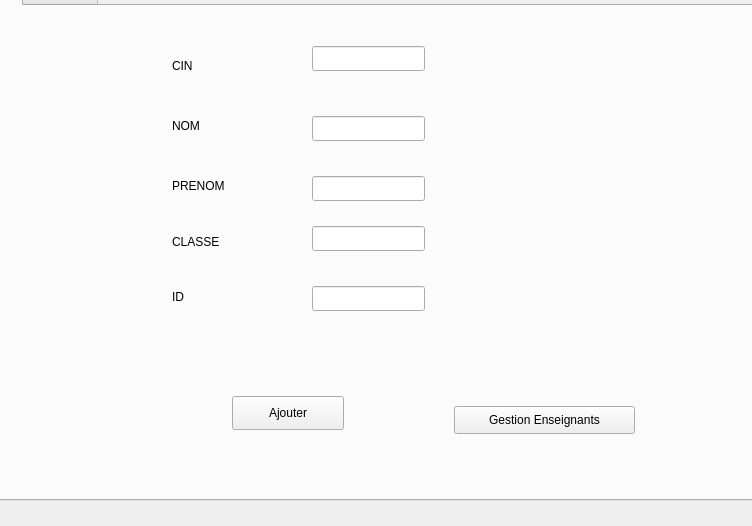
<?xml version="1.0" encoding="UTF-8"?>
<ui version="4.0">
 <class>gestion_fournisseur</class>
 <widget class="QWidget" name="gestion_fournisseur">
  <property name="geometry">
   <rect>
    <x>0</x>
    <y>0</y>
    <width>752</width>
    <height>526</height>
   </rect>
  </property>
  <property name="windowTitle">
   <string>Form</string>
  </property>
  <widget class="QTabWidget" name="Gestion_Fournisseur">
   <property name="geometry">
    <rect>
     <x>-40</x>
     <y>-20</y>
     <width>1031</width>
     <height>521</height>
    </rect>
   </property>
   <property name="toolTip">
    <string>&lt;html&gt;&lt;head/&gt;&lt;body&gt;&lt;p&gt;Consulter&lt;/p&gt;&lt;/body&gt;&lt;/html&gt;</string>
   </property>
   <property name="currentIndex">
    <number>0</number>
   </property>
   <widget class="QWidget" name="Ajout">
    <attribute name="title">
     <string>Ajouter</string>
    </attribute>
    <widget class="QLabel" name="label">
     <property name="geometry">
      <rect>
       <x>210</x>
       <y>50</y>
       <width>69</width>
       <height>20</height>
      </rect>
     </property>
     <property name="text">
      <string>CIN</string>
     </property>
    </widget>
    <widget class="QLabel" name="label_2">
     <property name="geometry">
      <rect>
       <x>210</x>
       <y>110</y>
       <width>69</width>
       <height>20</height>
      </rect>
     </property>
     <property name="text">
      <string>NOM</string>
     </property>
    </widget>
    <widget class="QLabel" name="label_3">
     <property name="geometry">
      <rect>
       <x>210</x>
       <y>170</y>
       <width>69</width>
       <height>20</height>
      </rect>
     </property>
     <property name="text">
      <string>PRENOM</string>
     </property>
    </widget>
    <widget class="QLabel" name="label_4">
     <property name="geometry">
      <rect>
       <x>210</x>
       <y>220</y>
       <width>71</width>
       <height>31</height>
      </rect>
     </property>
     <property name="text">
      <string>CLASSE</string>
     </property>
    </widget>
    <widget class="QLabel" name="label_5">
     <property name="geometry">
      <rect>
       <x>210</x>
       <y>280</y>
       <width>91</width>
       <height>21</height>
      </rect>
     </property>
     <property name="text">
      <string>ID</string>
     </property>
    </widget>
    <widget class="QLineEdit" name="lineEdit_CIN">
     <property name="geometry">
      <rect>
       <x>350</x>
       <y>40</y>
       <width>113</width>
       <height>25</height>
      </rect>
     </property>
    </widget>
    <widget class="QLineEdit" name="lineEdit_NOM">
     <property name="geometry">
      <rect>
       <x>350</x>
       <y>110</y>
       <width>113</width>
       <height>25</height>
      </rect>
     </property>
    </widget>
    <widget class="QLineEdit" name="lineEdit_PRENOM">
     <property name="geometry">
      <rect>
       <x>350</x>
       <y>170</y>
       <width>113</width>
       <height>25</height>
      </rect>
     </property>
    </widget>
    <widget class="QLineEdit" name="lineEdit_ADRESSE">
     <property name="geometry">
      <rect>
       <x>350</x>
       <y>220</y>
       <width>113</width>
       <height>25</height>
      </rect>
     </property>
    </widget>
    <widget class="QLineEdit" name="lineEdit_MARCHANDISE">
     <property name="geometry">
      <rect>
       <x>350</x>
       <y>280</y>
       <width>113</width>
       <height>25</height>
      </rect>
     </property>
    </widget>
    <widget class="QPushButton" name="Ajouter">
     <property name="geometry">
      <rect>
       <x>270</x>
       <y>390</y>
       <width>112</width>
       <height>34</height>
      </rect>
     </property>
     <property name="text">
      <string>Ajouter</string>
     </property>
    </widget>
    <widget class="QPushButton" name="pushButton">
     <property name="geometry">
      <rect>
       <x>492</x>
       <y>400</y>
       <width>181</width>
       <height>28</height>
      </rect>
     </property>
     <property name="text">
      <string>Gestion Enseignants</string>
     </property>
    </widget>
   </widget>
   <widget class="QWidget" name="Consulter">
    <attribute name="title">
     <string>Consulter</string>
    </attribute>
    <widget class="QLineEdit" name="lineEdit_CIN_2">
     <property name="geometry">
      <rect>
       <x>600</x>
       <y>20</y>
       <width>113</width>
       <height>25</height>
      </rect>
     </property>
     <property name="maxLength">
      <number>18</number>
     </property>
    </widget>
    <widget class="QLineEdit" name="lineEdit_PRENOM_2">
     <property name="geometry">
      <rect>
       <x>600</x>
       <y>150</y>
       <width>113</width>
       <height>25</height>
      </rect>
     </property>
    </widget>
    <widget class="QLabel" name="label_6">
     <property name="geometry">
      <rect>
       <x>490</x>
       <y>29</y>
       <width>71</width>
       <height>21</height>
      </rect>
     </property>
     <property name="text">
      <string>CIN</string>
     </property>
    </widget>
    <widget class="QLabel" name="label_7">
     <property name="geometry">
      <rect>
       <x>490</x>
       <y>200</y>
       <width>71</width>
       <height>31</height>
      </rect>
     </property>
     <property name="text">
      <string>CLASSE</string>
     </property>
    </widget>
    <widget class="QLabel" name="label_8">
     <property name="geometry">
      <rect>
       <x>490</x>
       <y>260</y>
       <width>121</width>
       <height>21</height>
      </rect>
     </property>
     <property name="text">
      <string>ID</string>
     </property>
    </widget>
    <widget class="QLabel" name="label_9">
     <property name="geometry">
      <rect>
       <x>490</x>
       <y>90</y>
       <width>69</width>
       <height>20</height>
      </rect>
     </property>
     <property name="text">
      <string>NOM</string>
     </property>
    </widget>
    <widget class="QLineEdit" name="lineEdit_ADRESSE_2">
     <property name="geometry">
      <rect>
       <x>600</x>
       <y>200</y>
       <width>113</width>
       <height>25</height>
      </rect>
     </property>
    </widget>
    <widget class="QLabel" name="label_10">
     <property name="geometry">
      <rect>
       <x>490</x>
       <y>150</y>
       <width>69</width>
       <height>20</height>
      </rect>
     </property>
     <property name="text">
      <string>PRENOM</string>
     </property>
    </widget>
    <widget class="QLineEdit" name="lineEdit_NOM_2">
     <property name="geometry">
      <rect>
       <x>600</x>
       <y>90</y>
       <width>113</width>
       <height>25</height>
      </rect>
     </property>
    </widget>
    <widget class="QLineEdit" name="lineEdit_MARCHANDISE_2">
     <property name="geometry">
      <rect>
       <x>600</x>
       <y>260</y>
       <width>113</width>
       <height>25</height>
      </rect>
     </property>
    </widget>
    <widget class="QTableView" name="tableView">
     <property name="geometry">
      <rect>
       <x>10</x>
       <y>20</y>
       <width>441</width>
       <height>271</height>
      </rect>
     </property>
    </widget>
    <widget class="QPushButton" name="Modifier">
     <property name="geometry">
      <rect>
       <x>450</x>
       <y>330</y>
       <width>112</width>
       <height>34</height>
      </rect>
     </property>
     <property name="text">
      <string>Modifier</string>
     </property>
    </widget>
    <widget class="QPushButton" name="Supprimer">
     <property name="geometry">
      <rect>
       <x>610</x>
       <y>330</y>
       <width>112</width>
       <height>34</height>
      </rect>
     </property>
     <property name="text">
      <string>Supprimer</string>
     </property>
    </widget>
    <widget class="QPushButton" name="triC">
     <property name="geometry">
      <rect>
       <x>30</x>
       <y>320</y>
       <width>112</width>
       <height>34</height>
      </rect>
     </property>
     <property name="text">
      <string>TRI par Classe</string>
     </property>
    </widget>
    <widget class="QPushButton" name="pushButton_triN">
     <property name="geometry">
      <rect>
       <x>260</x>
       <y>320</y>
       <width>112</width>
       <height>34</height>
      </rect>
     </property>
     <property name="text">
      <string>TRI pan Nom</string>
     </property>
    </widget>
    <widget class="QPushButton" name="pushButton_triA">
     <property name="geometry">
      <rect>
       <x>131</x>
       <y>370</y>
       <width>131</width>
       <height>34</height>
      </rect>
     </property>
     <property name="text">
      <string>TRI par CIN</string>
     </property>
    </widget>
    <widget class="QPushButton" name="recherche">
     <property name="geometry">
      <rect>
       <x>60</x>
       <y>430</y>
       <width>171</width>
       <height>34</height>
      </rect>
     </property>
     <property name="text">
      <string>Recherche par Nom</string>
     </property>
    </widget>
    <widget class="QLineEdit" name="lineEdit_rech">
     <property name="geometry">
      <rect>
       <x>280</x>
       <y>430</y>
       <width>131</width>
       <height>31</height>
      </rect>
     </property>
    </widget>
    <widget class="QPushButton" name="inprimer">
     <property name="geometry">
      <rect>
       <x>520</x>
       <y>390</y>
       <width>112</width>
       <height>34</height>
      </rect>
     </property>
     <property name="text">
      <string>Imprimer</string>
     </property>
    </widget>
    <widget class="QPushButton" name="statistique">
     <property name="geometry">
      <rect>
       <x>531</x>
       <y>450</y>
       <width>111</width>
       <height>34</height>
      </rect>
     </property>
     <property name="text">
      <string>stat</string>
     </property>
    </widget>
   </widget>
  </widget>
 </widget>
 <resources/>
 <connections/>
</ui>
